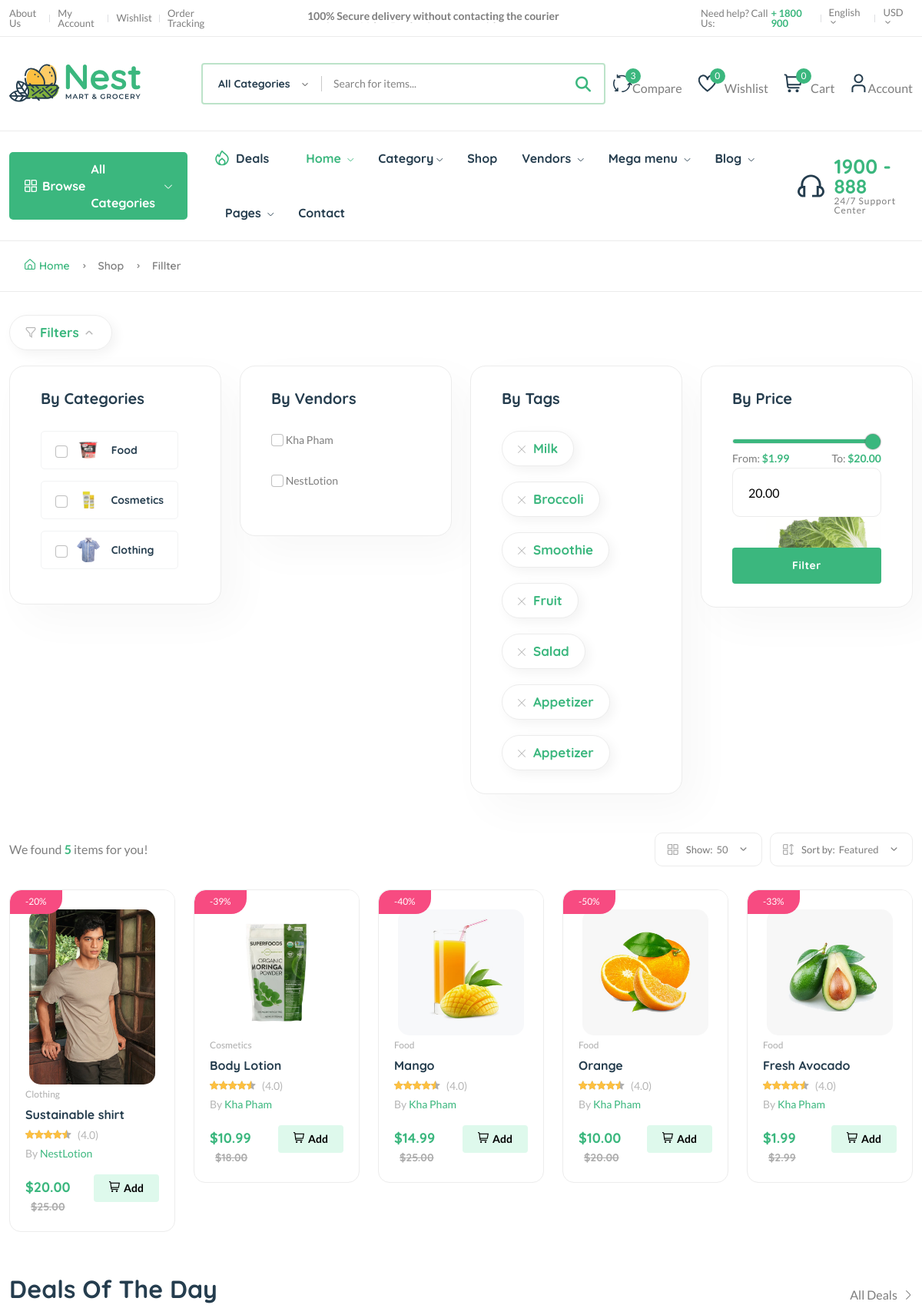
Before: /products/ (upper part) with the older database file.
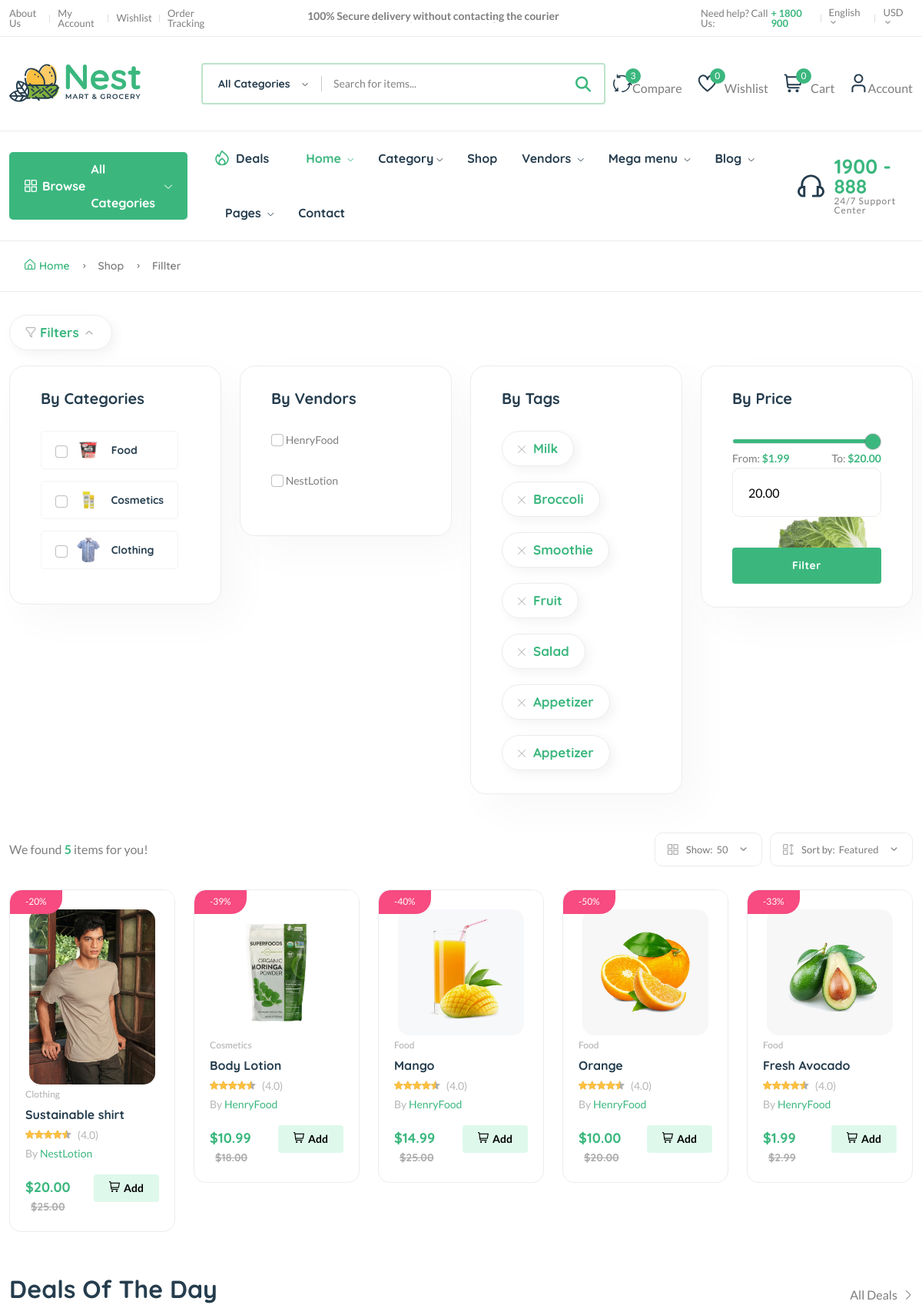
After: the same page with the newer database file.
### core/models.py (models this page shows, shortened)
class Vendor(models.Model):
    vid = ShortUUIDField(unique=True, length=10, prefix="ven")
    title = models.CharField(max_length=255, default="New vendor")
    image = models.ImageField(upload_to=user_directory_path, default="vendor.jpg")
    cover_image = models.ImageField(upload_to=user_directory_path, default="vendor.jpg")
    description = CKEditor5Field(null=True, blank=True, default="This is the new vendor", config_name="extends")
    address = models.CharField(max_length=255, default="123 Main Street.")
    contact = models.CharField(max_length=255, default="+123 (456) 789")
    chat_response_time = models.CharField(max_length=100, default="100")
    shipping_on_time = models.CharField(max_length=100, default="100")
    authentic_rating = models.CharField(max_length=100, default="100")
    days_return = models.CharField(max_length=100, default="100")
    warranty_period = models.CharField(max_length=100, default="100")
    user = models.ForeignKey(User, on_delete=models.CASCADE)
    date = models.DateTimeField(auto_now_add=True, null=True, blank=True)
    class Meta:
        verbose_name_plural = "Vendors"
    def __str__(self):
        return self.title

class Product(models.Model):
    pid = ShortUUIDField(unique=True, length=10, prefix="prd")
    title = models.CharField(max_length=255, default="New product")
    image = models.ImageField(upload_to=user_directory_path, default="product.jpg")
    description = CKEditor5Field(null=True, blank=True, default="This is the new product", config_name="extends")
    user = models.ForeignKey(User, on_delete=models.SET_NULL, null=True)
    category = models.ForeignKey(Category, on_delete=models.SET_NULL, null=True, related_name="products")
    vendor = models.ForeignKey(Vendor, on_delete=models.SET_NULL, null=True, related_name="products")
    price = models.DecimalField(max_digits=6, decimal_places=2, default="1.99")
    old_price = models.DecimalField(max_digits=6, decimal_places=2, default="2.99")
    specifications = CKEditor5Field(null=True, blank=True, config_name="extends")
    type = models.CharField(max_length=255, default="Organic", null=True, blank=True)
    stock = models.IntegerField(default=10, null=True, blank=True)
    life = models.CharField(max_length=100, default="100 Days", null=True, blank=True)
    mfg = models.DateTimeField(auto_now_add=False, null=True, blank=True)
    tags = TaggableManager(blank=True)
    product_status = models.CharField(choices=STATUSES, max_length=10, default="in_review")
    status = models.BooleanField(default=True)
    in_stock = models.BooleanField(default=True)
    featured = models.BooleanField(default=False)
    digital =  models.BooleanField(default=False)
    sku = ShortUUIDField(unique=True, length=4, max_length=10, prefix="sku", alphabet="1234567890")
    date = models.DateTimeField(auto_now_add=True)
    updated = models.DateTimeField(null=True, blank=True)
    class Meta:
        verbose_name_plural = "Products"
    def get_percentage(self):
        new_price = (self.old_price - self.price) / self.old_price * 100
        return new_price

class Category(models.Model):
    cid = ShortUUIDField(unique=True, length=10, prefix="cat")
    title = models.CharField(max_length=255, default="Food")
    image = models.ImageField(upload_to="category", default="category.jpg")
    class Meta:
        verbose_name_plural = "Categories"
    def __str__(self):
        return self.title

### core/views.py (the view)
# urls.py: path("products/", views.product_list_view, name="product-list"),
def product_list_view(request):
    products = Product.objects.filter(product_status="published").order_by("-id")
    return render(request, 'core/product-list.html', {
        "products": products,
    })

### core/context_processors.py (called while the page is built)
def default(request):
    categories = Category.objects.all()
    vendors = Vendor.objects.all()
    min_max_price = Product.objects.aggregate(Min("price"), Max("price"))
    user_wishlist = []
    if request.user.is_authenticated:
        user_wishlist = [item.product.pid for item in WishList.objects.filter(user=request.user)]
    try:
        address = Address.objects.get(user=request.user)
    except:
        address = None
    return {
        'categories': categories,
        'vendors': vendors,
        'address': address,
        'min_max_price': min_max_price,
        'user_wishlist': user_wishlist,
    }

### templates/core/product-list.html (shortened to what the changed rows need)
{% extends 'partials/base.html'%}
{% load static %}
{% load custom_tags %}
{% block content %}
    <head>
    </head>
    <main class="main">
        <div class="container mb-30 mt-30">
            <div class="row">
                <div class="col-lg-12">
                    <div class="shop-product-fillter-header">
                        <div class="row">
                            <div class="col-xl-3 col-lg-6 col-md-6 mb-lg-0 mb-md-2 mb-sm-2">
                                <div class="card">
                                    <div class="d-flex">
                                        <div class="custom-checkbox mr-80">
                                            {% for vendor in vendors %}
                                            <input class="form-check-input filter-checkbox" type="checkbox" data-filter="vendor" name="checkbox" id="{{vendor.vid}}" value="{{vendor.vid}}" />
                                             <label class="form-check-label" for="{{vendor.vid}}"><span>{{vendor.title}}</span></label>
                                            <br><br>
                                            {% endfor %}
                                        </div>
                                    </div>
                                </div>
                            </div>
                        </div>
                    </div>
                </div>
                <div class="col-12">
                    <div class="row product-grid" id="filtered-products">
                        {% for product in products %}
                        <div class="col-lg-1-5 col-md-4 col-12 col-sm-6">
                            <div class="product-cart-wrap mb-30">
                                <div class="product-img-action-wrap">
                                    <div class="product-img product-img-zoom">
                                        <a href="{% url 'core:product-detail' product.pid %}">
                                            <img class="default-img" src="{{ product.image.url }}" alt="" />
                                        </a>
                                    </div>
                                    <div class="product-badges product-badges-position product-badges-mrg">
                                        <span class="hot">-{{product.get_percentage|floatformat:0}}%</span>
                                    </div>
                                </div>
                                <div class="product-content-wrap">
                                    <div class="product-category">
                                        <a href="{% url 'core:product-list-with-category' product.category.cid %}">{{product.category}}</a>
                                    </div>
                                    <h2><a href="{% url 'core:product-detail' product.pid %}">{{product.title}}</a></h2>
                                    <div class="product-rate-cover">
                                        <div class="product-rate d-inline-block">
                                            <div class="product-rating" style="width: 90%"></div>
                                        </div>
                                        <span class="font-small ml-5 text-muted"> (4.0)</span>
                                    </div>
                                    <div>
                                        <span class="font-small text-muted">By <a href="{% url 'core:vendor-detail' product.vendor.vid %}">{{product.vendor}}</a></span>
                                    </div>
                                    <div class="product-card-bottom">
                                        <div class="product-price">
                                            <span>$<span class="current-product-price-{{product.pid}}">{{product.price}}</span></span>
                                            <span class="old-price">${{product.old_price}}</span>
                                        </div>
                                        <div class="add-cart">
                                                    <div class="d-flex">
                                                        <button class="add add-to-cart-button" data-index="{{product.pid}}" style="border: none"><i class="fi-rs-shopping-cart mr-5"></i>Add</button>
                                                    </div>
                                        </div>
                                    </div>
                                </div>
                            </div>
                        </div>
                        {% endfor %}
                    </div>
                </div>
            </div>
        </div>
    </main>
{% endblock content %}

Changed rows visible on the page:
changed Vendor: title "Kha Pham" → "HenryFood"
changed through a linked row, Product "Body Lotion": vendor "Kha Pham" → "HenryFood"
changed through a linked row, Product "Mango": vendor "Kha Pham" → "HenryFood"
changed through a linked row, Product "Orange": vendor "Kha Pham" → "HenryFood"
changed through a linked row, Product "Fresh Avocado": vendor "Kha Pham" → "HenryFood"
